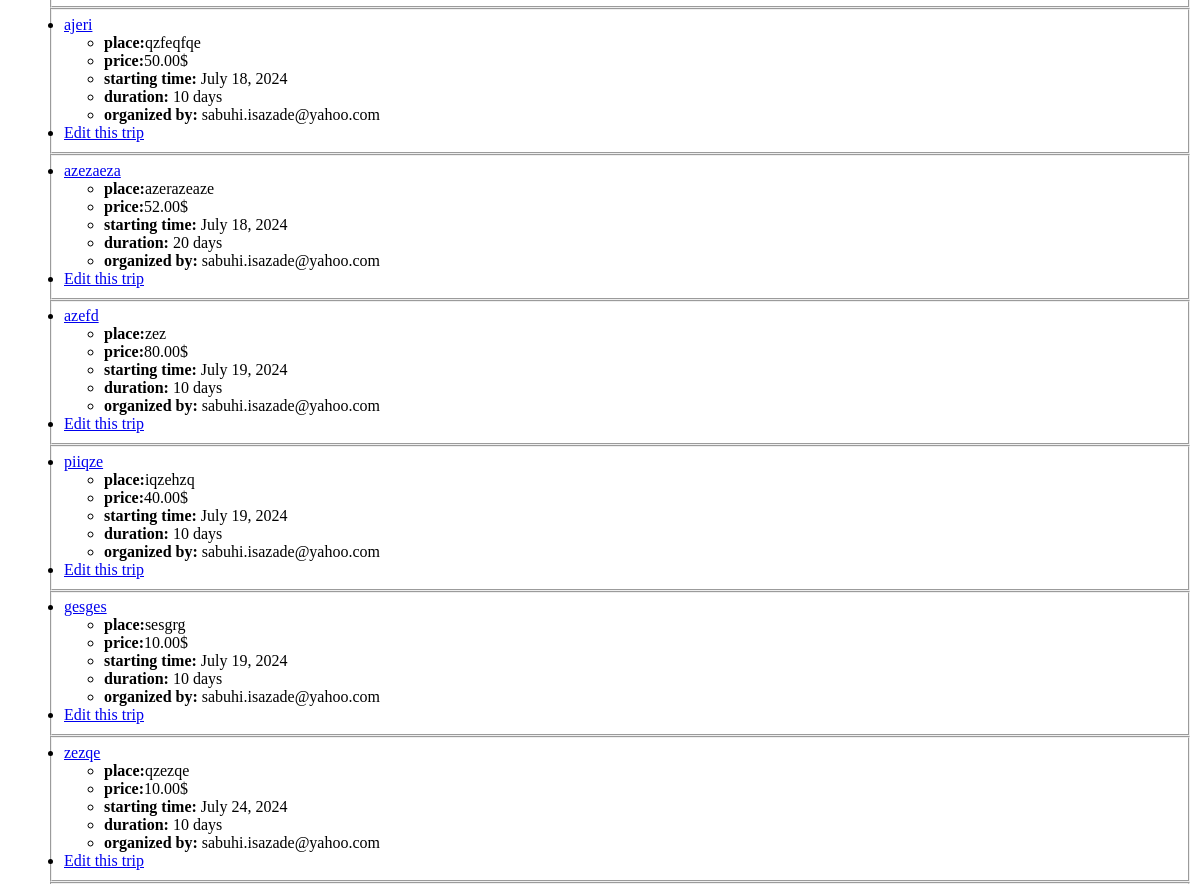
The app's page /sabuhi/mytrips/ (middle part), older data.
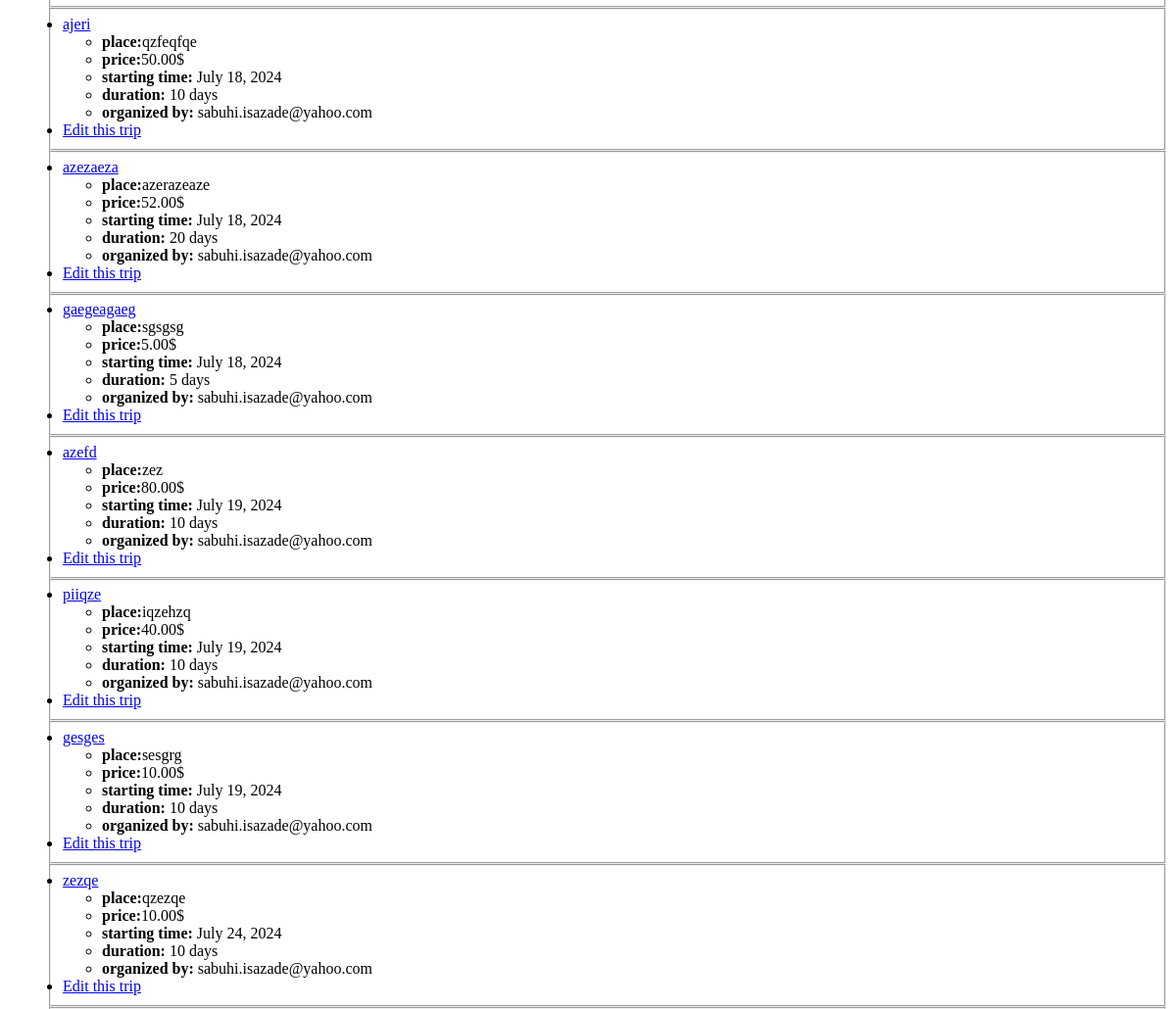
The same page, newer data.
### trip/models.py (models this page shows, shortened)
class Trip(models.Model):
    user = models.ForeignKey(
        settings.AUTH_USER_MODEL, on_delete=models.CASCADE, related_name='users')
    title = models.CharField(max_length=255)
    place = models.CharField(max_length=255)
    price = models.DecimalField(max_digits=10, decimal_places=2)
    starting_time = models.DateField()
    description = models.CharField(max_length=3000)
    duration = models.IntegerField(validators=[MinValueValidator(1)], help_text="Duration in days")
    slug = AutoSlugField(populate_from='title', unique_with=['title'])
    categories = models.ManyToManyField(Category, related_name='trips', null=True, blank=True)
    trip_type = models.ForeignKey(Type,on_delete=models.CASCADE , related_name='types',null=True, blank=True)
    accommodation_types = models.ManyToManyField(Accommodation, related_name='accommodation', null=True, blank=True)
    accommodation_info = models.CharField(max_length=255,null=True, blank=True)

### users/models.py (models this page shows)
class User(AbstractUser):
    username = models.CharField(max_length=255,unique=True)
    email = models.CharField(max_length=255, unique=True)
    first_name = models.CharField(max_length=255)
    last_name = models.CharField(max_length=255)
    profile_picture = models.ImageField(upload_to='profile_pics', null=True, blank=True)
    password = models.CharField(max_length=255)
    countries_visited = CountryField(multiple=True, blank=True)  # Optional field
    objects = CustomAccountManager()
    USERNAME_FIELD = 'email'
    REQUIRED_FIELDS = []

### trip/views.py (the view)
# urls.py: path('<str:username>/mytrips/', mytrips, name='mytrips'),
def mytrips(request, username):
    trips = Trip.objects.filter(user__username=username).order_by("starting_time")
    if not trips.exists():
        raise Http404(f"No trips available for username: {username}")
    context = {"trips": trips}
    return render(request, "trips/mytrips.html", context)

### trip/templates/trips/mytrips.html (shortened to what this page needs)
{% extends "general.html" %} {% block content %}
<ul>
  {% for trip in trips %}
  <fieldset>
    <li><a href="/trips/{{ trip.slug }}/">{{ trip.title }}</a></li>
    <ul>
      <li><strong>place:</strong>{{trip.place}}</li>
      <li><strong>price:</strong>{{trip.price}}$</li>
      <li><strong>starting time:</strong> {{trip.starting_time}}</li>
      <li><strong>duration:</strong> {{trip.duration}} days</li>
      <li><strong>organized by:</strong> {{trip.user}}</li>
    </ul>
    <li><a href="/trip/{{ trip.slug }}/edit/">Edit this trip</a></li>
  </fieldset>
  {% endfor %}
</ul>
 {% endblock %}

Row changes from the older to the newer data that the page shows:
added Trip: title "gaegeagaeg", place "sgsgsg", price "5.00", starting_time "July 18, 2024", duration "5", user "sabuhi.isazade@yahoo.com"
